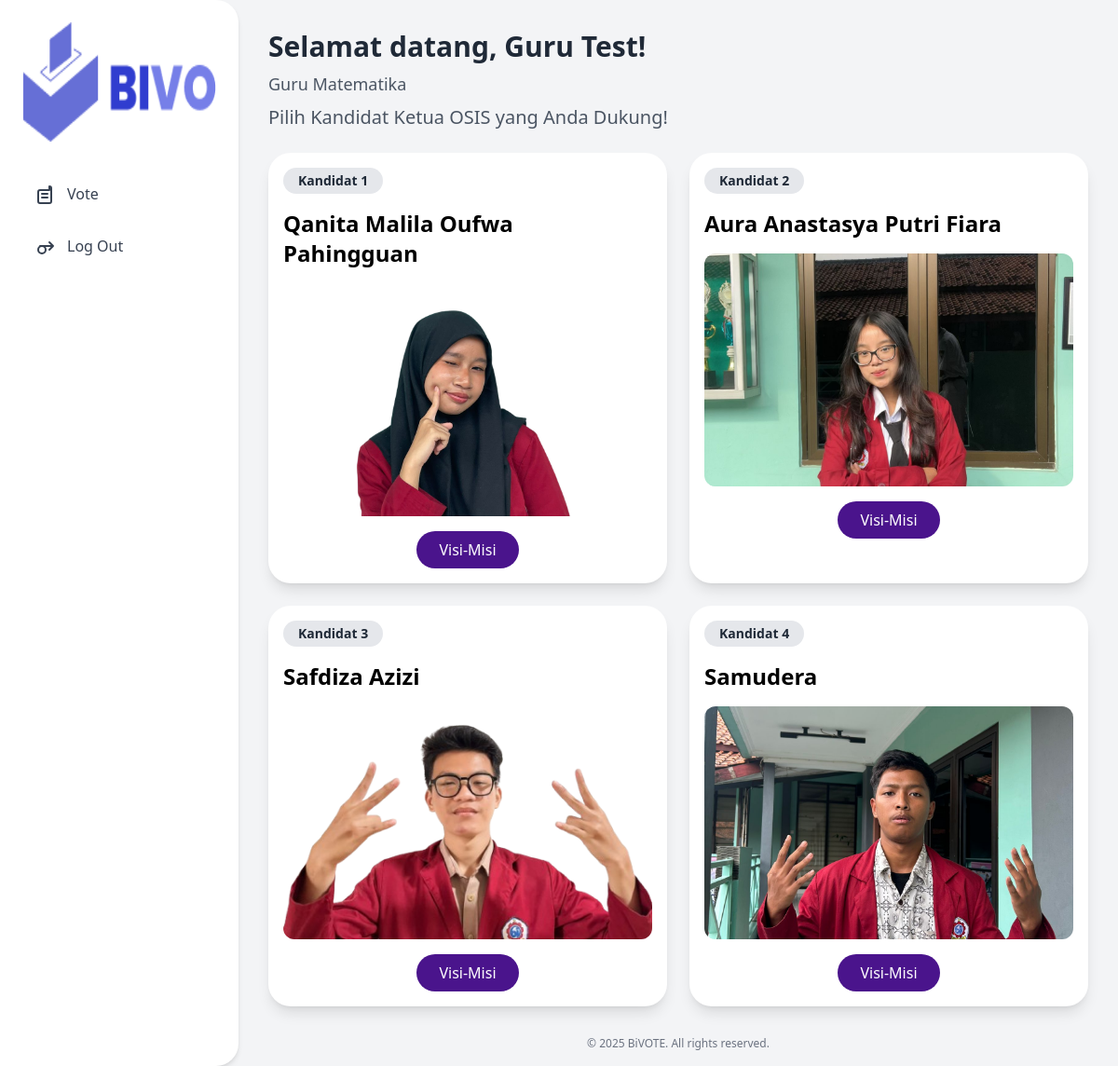
/page/dashboard.php (signed in), run on the app's committed database.
### tables this page shows
CREATE TABLE `kandidat` (
  `id` int(11) NOT NULL AUTO_INCREMENT,
  `nama_lengkap` varchar(255) NOT NULL,
  `nis` varchar(50) NOT NULL,
  `visi` text NOT NULL,
  `misi` text NOT NULL,
  `video_path` varchar(255) DEFAULT NULL,
  `foto_path` varchar(255) NOT NULL,
  `kejar` varchar(255) NOT NULL,
  `usia` int(11) DEFAULT NULL,
  `jumlah_suara` int(11) DEFAULT 0,
  PRIMARY KEY (`id`),
  UNIQUE KEY `nis` (`nis`)
);

### page/dashboard.php (the view, shortened to what this page needs)
<?php
require_once '../config/koneksi.php';
$user_nama = isset($_SESSION['user_nama']) ? $_SESSION['user_nama'] : 'Pengguna';
$user_type = isset($_SESSION['user_type']) ? $_SESSION['user_type'] : 'siswa';
$user_jabatan = isset($_SESSION['user_jabatan']) ? $_SESSION['user_jabatan'] : '';
$sql = "SELECT id, nama_lengkap, foto_path, visi, misi, kejar, usia FROM kandidat ORDER BY id ASC";
$result = $koneksi->query($sql);
$candidates = [];
if ($result->num_rows > 0) {
    while($row = $result->fetch_assoc()) {
        $candidates[] = $row;
    }
}
?>
<!DOCTYPE html>
<html lang="en">
<head>
    <script src="https://cdn.tailwindcss.com"></script>
    <link rel="stylesheet" href="../assets/css/custom.css">
</head>
<body class="bg-gray-100 flex">
    <?php include '../includes/sidebar.php'; ?>
    <main class="flex-1 p-8 relative pb-16">
        <h1 class="text-3xl font-bold text-gray-800 mb-2">Selamat datang, <?php echo htmlspecialchars($user_nama); ?>!</h1>
        <?php if ($user_type === 'guru'): ?>
            <p class="text-lg text-gray-600 mb-2"><?php echo htmlspecialchars($user_jabatan); ?></p>
            <h2 class="text-xl text-gray-600 mb-6">Pilih Kandidat Ketua OSIS yang Anda Dukung!</h2>
        <?php else: ?>
            <h2 class="text-xl text-gray-600 mb-6">Pilih Kandidat Jagoan mu!</h2>
        <?php endif; ?>
    <div class="grid grid-cols-1 md:grid-cols-2 lg:grid-cols-2 gap-6">
        <?php foreach ($candidates as $kandidat): ?>
            <div class="candidate-card-transition rounded-3xl shadow-lg flex flex-col p-4 relative overflow-hidden">
                <div class="flex items-center mb-4">
                    <div class="bg-gray-200 text-gray-800 text-sm font-semibold py-1 px-4 rounded-full">Kandidat <?php echo $kandidat['id']; ?></div>
                </div>
                <h2 class="text-2xl font-bold mb-4"><?php echo htmlspecialchars($kandidat['nama_lengkap']); ?></h2>
                <img src="<?php echo htmlspecialchars($kandidat['foto_path']); ?>" alt="Foto <?php echo htmlspecialchars($kandidat['nama_lengkap']); ?>" class="w-full h-auto rounded-xl object-cover" style="height: 250px;">
                <div class="flex flex-col items-center mt-4">
                    <div class="flex space-x-4">
                        <a href="visi.php?id=<?php echo $kandidat['id']; ?>" class="visi-misi-btn flex items-center justify-center font-medium py-2 px-6 rounded-full hover:bg-white hover:text-indigo-600 transition-colors">
                            Visi-Misi
                        </a>
                    </div>
                </div>
            </div>
        <?php endforeach; ?>
    </div>
    <p class="text-center text-gray-500 text-xs mt-4 w-full absolute bottom-4 left-0">
        &copy; 2025 BiVOTE. All rights reserved.
    </p>
</main>
</body>
</html>

### includes/sidebar.php
<aside class="w-64 bg-white p-6 shadow-md rounded-r-3xl flex flex-col items-center">
    <div class="flex items-center">
        <img src="../assets/image/logo.png" alt="Logo" class="h-32 w-auto text-indigo-600" />
    </div>
    <nav class="mt-8 w-full">
        <ul class="space-y-2">
            <li>
                <a href="#" class="flex items-center space-x-3 p-3 rounded-lg text-gray-700 hover:bg-indigo-100 hover:text-indigo-600 transition-colors">
                    <svg xmlns="http://www.w3.org/2000/svg" class="h-6 w-6" fill="none" viewBox="0 0 24 24" stroke="currentColor">
                        <path stroke-linecap="round" stroke-linejoin="round" stroke-width="2" d="M9 12h6m-6 4h6m2-8H7a2 2 0 00-2 2v10a2 2 0 002 2h10a2 2 0 002-2V6a2 2 0 00-2-2z" />
                    </svg>
                    <span>Vote</span>
                </a>
            </li>
            <li>
                <a href="logout.php" class="flex items-center space-x-3 p-3 rounded-lg text-gray-700 hover:bg-indigo-100 hover:text-indigo-600 transition-colors">
                    <svg xmlns="http://www.w3.org/2000/svg" class="h-6 w-6" fill="none" viewBox="0 0 24 24" stroke="currentColor">
                        <path stroke-linecap="round" stroke-linejoin="round" stroke-width="2" d="M17 16l4-4m0 0l-4-4m4 4H7m6 4a4 4 0 11-8 0 4 4 0 018 0z" />
                    </svg>
                    <span>Log Out</span>
                </a>
            </li>
        </ul>
    </nav>
</aside>

### page/dashboard.php (style rules this page uses)
.candidate-card-transition { transition: background-image 0.5s ease-in-out, background-color 0.5s ease-in-out, color 0.5s ease-in-out; background-color: white; color: black; }
.candidate-card-transition .vote-btn, .candidate-card-transition .visi-misi-btn { background-color: #4A148C; color: white; transition: background-color 0.5s ease-in-out, color 0.5s ease-in-out; }

### data on the page
kandidat: id "1", nama_lengkap "Qanita Malila Oufwa Pahingguan", foto_path (picture)
kandidat: id "2", nama_lengkap "Aura Anastasya Putri Fiara", foto_path (picture)
kandidat: id "3", nama_lengkap "Safdiza Azizi", foto_path (picture)
kandidat: id "4", nama_lengkap "Samudera", foto_path (picture)

### other printed values
$user_nama "Guru Test"
$user_jabatan "Guru Matematika"
